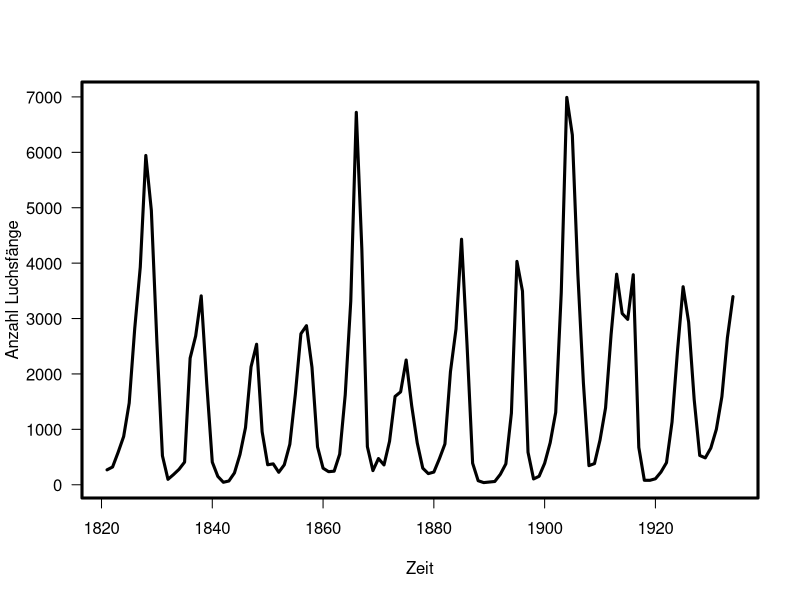

Reproduce this figure in R.
library(datasets)

png("lynx.png", width=1600, height=800, pointsize = 36)
par(lwd=3)
plot(lynx, xlab="Zeit", ylab="Anzahl Luchsfänge", las=1)
dev.off()
